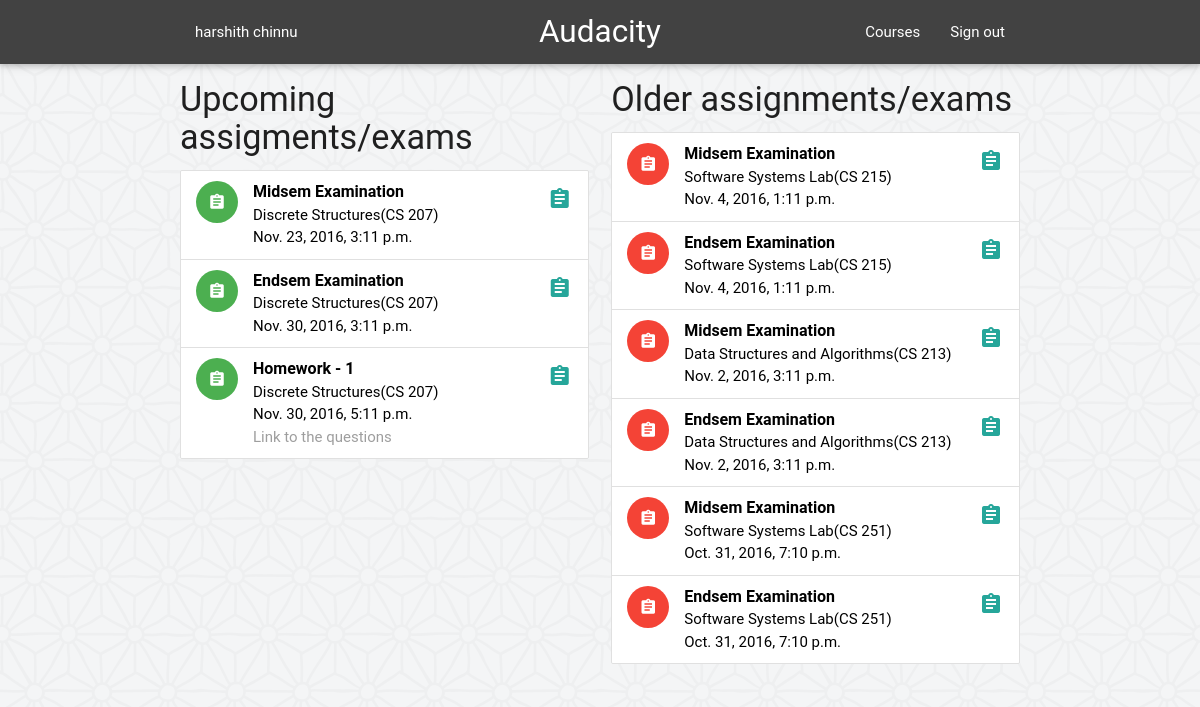
The app's page /feeder/assignments/ (signed in) with its own data.
### feeder/models.py (models this page shows, shortened)
class Assignment(models.Model):
	assignment_name = models.CharField(max_length=50, verbose_name = "Exam/Assignment")
	description = models.CharField(max_length=300, blank = True)
	pub_date = models.DateTimeField('date published')
	deadline = models.DateTimeField('deadline',null=False)
	course = models.ForeignKey(Course, on_delete=models.CASCADE)

class Course(models.Model):
	SPRING = 'SP'
	AUTUMN = 'AU'
	SUMMER = 'SU'
	SEMESTERS = (
		(SPRING, 'Spring'),
		(AUTUMN, 'Autumn'),
		(SUMMER, 'Summer'),
		)
	course_code = models.CharField(max_length=6, unique=True)
	course_name = models.CharField(max_length=40, blank=False)
	semester = models.CharField(
		max_length=2,
		choices=SEMESTERS,
		)
	def __str__(self):
		return self.course_name + '(' + self.course_code + ')'

### feeder/views.py (the view)
@login_required(login_url='/feeder/login')
def AllAssignments(request):
	assignments = Assignment.objects.filter(deadline__gt=timezone.now()).order_by('deadline')
	old_assignments = Assignment.objects.filter(deadline__lt=timezone.now()).order_by('deadline').reverse()
	context = {
		'assignments' : assignments,
		'old_assignments' : old_assignments,
	}
	return render(request, 'feeder/assignments.html', context)

### feeder/templates/feeder/assignments.html (shortened to what this page needs)
{% extends "feeder/base_site.html" %}
{% load static %}
{% block content %}
	<div class="row">
	<div class="col s6">
	<h4> Upcoming assigments/exams </h4>
	{% if assignments %}
	<ul class="collection">
		{% for assignment in assignments %}
			<a href="{% url 'feeder:assignment' assignment.id %}" class="black-text">
			<li class="collection-item avatar">
		      <i class="material-icons circle green">assignment</i>
		      <span class="title"><b>{{ assignment.assignment_name }}</b></span>
		      <p>{{ assignment.course }} <br>
		         {{ assignment.deadline }}
		         {% if assignment.description %}
		         	<br><span class="grey-text">
		         	{{ assignment.description }}</span>
		         {% endif %}
 		      </p>
		      <a href="#!" class="secondary-content"><i class="material-icons">assignment</i></a>
		    </li>
		    </a>
		{% endfor %}
	</ul>
	{% else %}
	<div class="card">
		<div class="card-content center">
			<h5> No upcoming assignments present. Add an assignment to view it. </h5>
		</div>
	</div>
	{% endif %}
	</div>
	<div class="col s6">
	<h4> Older assignments/exams </h4>
	{% if old_assignments %}
	<ul class="collection">
		{% for assignment in old_assignments %}
			<a href="{% url 'feeder:assignment' assignment.id %}" class="black-text">
			<li class="collection-item avatar">
		      <i class="material-icons circle red">assignment</i>
		      <span class="title"><b>{{ assignment.assignment_name }}</b></span>
		      <p>{{ assignment.course }} <br>
		         {{ assignment.deadline }}
 		      </p>
		      <a href="#!" class="secondary-content"><i class="material-icons">assignment</i></a>
		    </li>
		    </a>
		{% endfor %}
	</ul>
	{% else %}
	<div class="card">
		<div class="card-content center">
			<h5> No upcoming assignments present. Add an assignment to view it. </h5>
		</div>
	</div>
	{% endif %}
	</div>
	</div>
{% endblock %}
{% block navbar %}
    <li><a href="courses">Courses</a></li>
    <li><a onclick="signOut();" href="{% url 'feeder:logout' %}">Sign out</a></li>
{% endblock %}
{% block name %}
    {{ user.get_full_name }}
{% endblock %}

### records on screen
Assignment: assignment_name "Midsem Examination", course "Discrete Structures(CS 207)", deadline "Nov. 23, 2016, 3:11 p.m."
Assignment: assignment_name "Endsem Examination", course "Discrete Structures(CS 207)", deadline "Nov. 30, 2016, 3:11 p.m."
Assignment: assignment_name "Homework - 1", course "Discrete Structures(CS 207)", deadline "Nov. 30, 2016, 5:11 p.m.", description "Link to the questions"
Assignment: assignment_name "Midsem Examination", course "Software Systems Lab(CS 215)", deadline "Nov. 4, 2016, 1:11 p.m."
Assignment: assignment_name "Endsem Examination", course "Software Systems Lab(CS 215)", deadline "Nov. 4, 2016, 1:11 p.m."
Assignment: assignment_name "Midsem Examination", course "Data Structures and Algorithms(CS 213)", deadline "Nov. 2, 2016, 3:11 p.m."
Assignment: assignment_name "Endsem Examination", course "Data Structures and Algorithms(CS 213)", deadline "Nov. 2, 2016, 3:11 p.m."
Assignment: assignment_name "Midsem Examination", course "Software Systems Lab(CS 251)", deadline "Oct. 31, 2016, 7:10 p.m."
Assignment: assignment_name "Endsem Examination", course "Software Systems Lab(CS 251)", deadline "Oct. 31, 2016, 7:10 p.m."

### other values on screen
{{ user.get_full_name }} "harshith chinnu"
